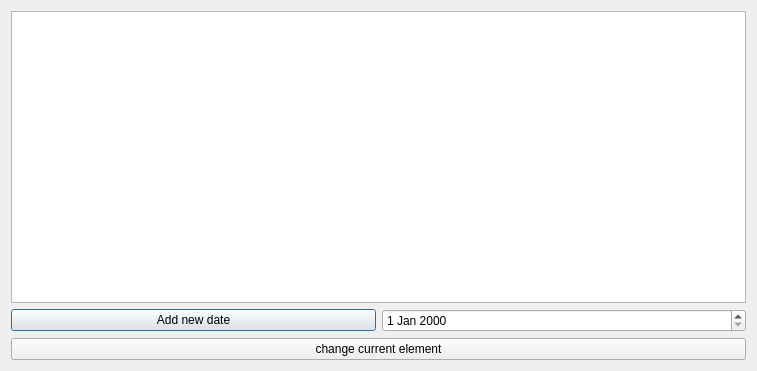
<?xml version="1.0" encoding="UTF-8"?>
<ui version="4.0">
 <class>TableTask1</class>
 <widget class="QDialog" name="TableTask1">
  <property name="geometry">
   <rect>
    <x>0</x>
    <y>0</y>
    <width>757</width>
    <height>371</height>
   </rect>
  </property>
  <property name="windowTitle">
   <string>Dialog</string>
  </property>
  <layout class="QVBoxLayout" name="verticalLayout">
   <item>
    <widget class="QTableWidget" name="tableWidget"/>
   </item>
   <item>
    <layout class="QHBoxLayout" name="horizontalLayout">
     <item>
      <widget class="QPushButton" name="pushButton">
       <property name="text">
        <string>Add new date</string>
       </property>
      </widget>
     </item>
     <item>
      <widget class="QDateEdit" name="dateEdit"/>
     </item>
    </layout>
   </item>
   <item>
    <widget class="QPushButton" name="pushButton_2">
     <property name="text">
      <string>change current element</string>
     </property>
    </widget>
   </item>
  </layout>
 </widget>
 <resources/>
 <connections/>
</ui>
